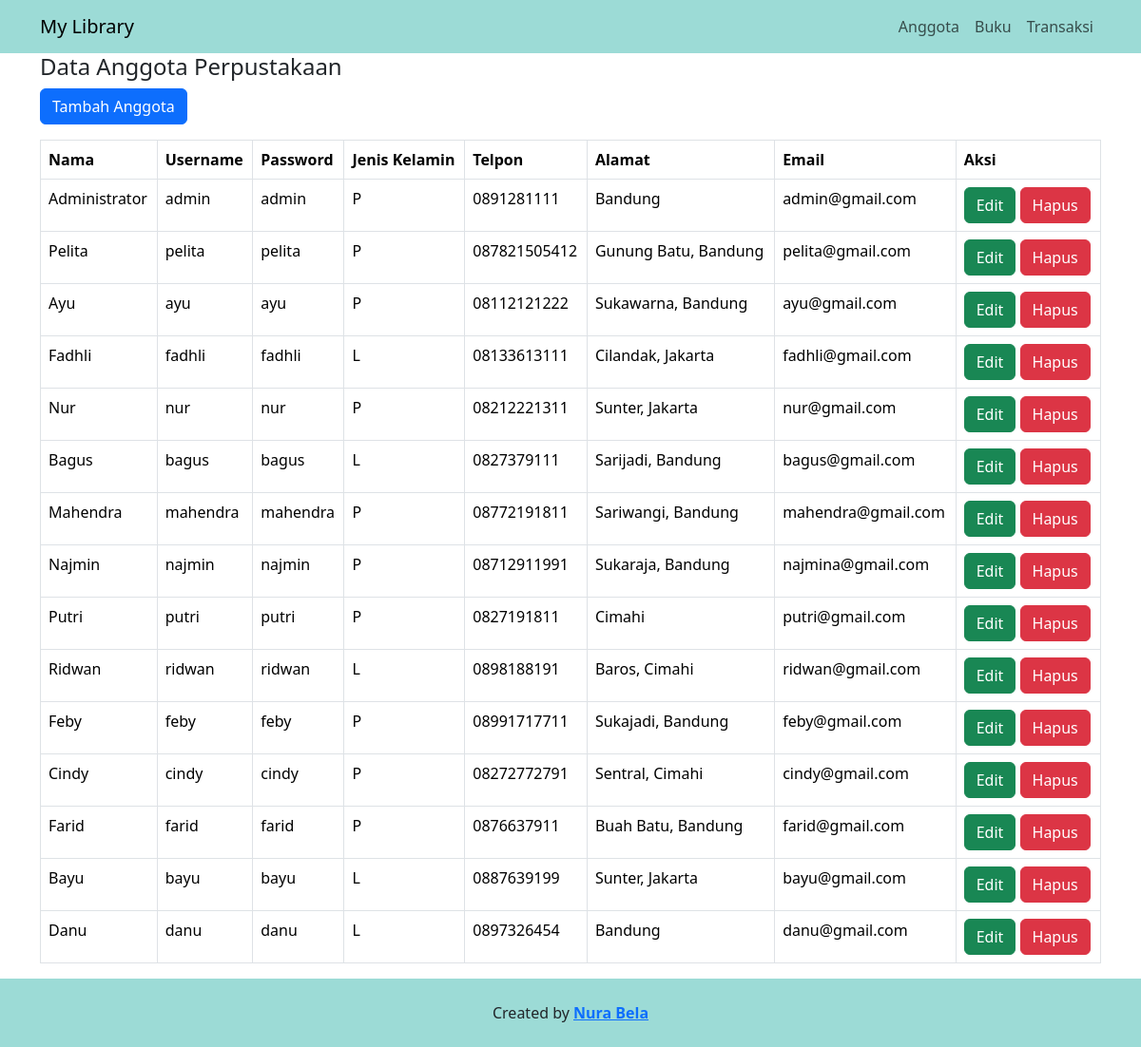
The page /sesi_29/anggota/anggota.php on the database its author committed.
### tables this page shows
CREATE TABLE `anggota` (
  `id_anggota` int(11) NOT NULL,
  `nama` varchar(255) NOT NULL,
  `username` varchar(32) NOT NULL,
  `password` varchar(64) NOT NULL,
  `sex` char(1) NOT NULL,
  `telp` varchar(15) NOT NULL,
  `alamat` varchar(255) NOT NULL,
  `email` varchar(255) NOT NULL,
  `tgl_entry` timestamp NOT NULL DEFAULT current_timestamp() ON UPDATE current_timestamp(),
  `role` varchar(12) NOT NULL DEFAULT 'USER'
);

### sesi_29/anggota/anggota.php (the view, shortened to what this page needs)
<?php
    include "../connection.php";
    $query = mysqli_query($connection, "SELECT * FROM anggota;")
?>
<!doctype html>
<html lang="en">
  <head>
    <link href="https://cdn.jsdelivr.net/npm/bootstrap@5.3.2/dist/css/bootstrap.min.css" rel="stylesheet">
<body>
      <nav class="navbar navbar-expand-lg navbar-light" style="background-color: #9cdbd6;">
        <div class="container">
          <a class="navbar-brand" href="../index.php">My Library</a>
          <div class="collapse navbar-collapse" id="navbarNav">
          <ul class="navbar-nav ms-auto">
            <li class="nav-item">
              <a class="nav-link" aria-current="page" href="anggota.php">Anggota</a>
            </li>
            <li class="nav-item">
              <a class="nav-link" href="../buku/buku.php">Buku</a>
            </li>
            <li class="nav-item">
              <a class="nav-link" href="../transaksi/transaksi.php">Transaksi</a>
            </li>
          </ul>
          </div>
        </div>
      </nav>
        <div class="container" style="height: auto;">
         <h4>Data Anggota Perpustakaan</h4>
          <a class='btn btn-primary mb-3' href='tambah_anggota.php'>Tambah Anggota</a>
            <table class="table table-bordered ">
                <tr>
                    <td><b>Nama</b></td>
                    <td><b>Username</b></td>
                    <td><b>Password</b></td>
                    <td><b>Jenis Kelamin</b></td>
                    <td><b>Telpon</b></td>
                    <td><b>Alamat</b></td>
                    <td><b>Email</b></td>
                    <td><b>Aksi</b></td>
                </tr>
                <?php while ($anggota = mysqli_fetch_array($query)) { ?>
                 <tr>
                    <td> <?php echo $anggota ['nama']; ?> </td>
                    <td> <?php echo $anggota ['username']; ?> </td>
                    <td> <?php echo $anggota ['password']; ?> </td>
                    <td> <?php echo $anggota ['sex']; ?> </td>
                    <td> <?php echo $anggota ['telp']; ?> </td>
                    <td> <?php echo $anggota ['alamat']; ?> </td>
                    <td> <?php echo $anggota ['email']; ?> </td>
                    <td>
                      <a class='btn btn-success' href="edit_anggota.php?id_anggota=<?php echo $anggota ['id_anggota']; ?>">Edit</a>
                      <a class='btn btn-danger' onclick="return confirm ('hapus data ini?');" href="hapus_anggota.php?id_anggota=<?php echo $anggota ['id_anggota']; ?>">Hapus</a>
                    </td>
                 </tr>
                 <?php } ?>
            </table>
        </div>
    <footer class="text-center pb-2 pt-4" style="background-color: #9cdbd6; ">
      <p>Created by <a href="https//instagram.com" class="fw-bold" >Nura Bela</a></p>
    </footer>
</body>
</html>

### rows shown on the page
anggota: nama "Administrator", username "admin", password "admin", sex "P", telp "0891281111", alamat "Bandung", email "admin@gmail.com"
anggota: nama "Pelita", username "pelita", password "pelita", sex "P", telp "087821505412", alamat "Gunung Batu, Bandung", email "pelita@gmail.com"
anggota: nama "Ayu", username "ayu", password "ayu", sex "P", telp "08112121222", alamat "Sukawarna, Bandung", email "ayu@gmail.com"
anggota: nama "Fadhli", username "fadhli", password "fadhli", sex "L", telp "08133613111", alamat "Cilandak, Jakarta", email "fadhli@gmail.com"
anggota: nama "Nur", username "nur", password "nur", sex "P", telp "08212221311", alamat "Sunter, Jakarta", email "nur@gmail.com"
anggota: nama "Bagus", username "bagus", password "bagus", sex "L", telp "0827379111", alamat "Sarijadi, Bandung", email "bagus@gmail.com"
anggota: nama "Mahendra", username "mahendra", password "mahendra", sex "P", telp "08772191811", alamat "Sariwangi, Bandung", email "mahendra@gmail.com"
anggota: nama "Najmin", username "najmin", password "najmin", sex "P", telp "08712911991", alamat "Sukaraja, Bandung", email "najmina@gmail.com"
anggota: nama "Putri", username "putri", password "putri", sex "P", telp "0827191811", alamat "Cimahi", email "putri@gmail.com"
anggota: nama "Ridwan", username "ridwan", password "ridwan", sex "L", telp "0898188191", alamat "Baros, Cimahi", email "ridwan@gmail.com"
anggota: nama "Feby", username "feby", password "feby", sex "P", telp "08991717711", alamat "Sukajadi, Bandung", email "feby@gmail.com"
anggota: nama "Cindy", username "cindy", password "cindy", sex "P", telp "08272772791", alamat "Sentral, Cimahi", email "cindy@gmail.com"
anggota: nama "Farid", username "farid", password "farid", sex "P", telp "0876637911", alamat "Buah Batu, Bandung", email "farid@gmail.com"
anggota: nama "Bayu", username "bayu", password "bayu", sex "L", telp "0887639199", alamat "Sunter, Jakarta", email "bayu@gmail.com"
anggota: nama "Danu", username "danu", password "danu", sex "L", telp "0897326454", alamat "Bandung", email "danu@gmail.com"
